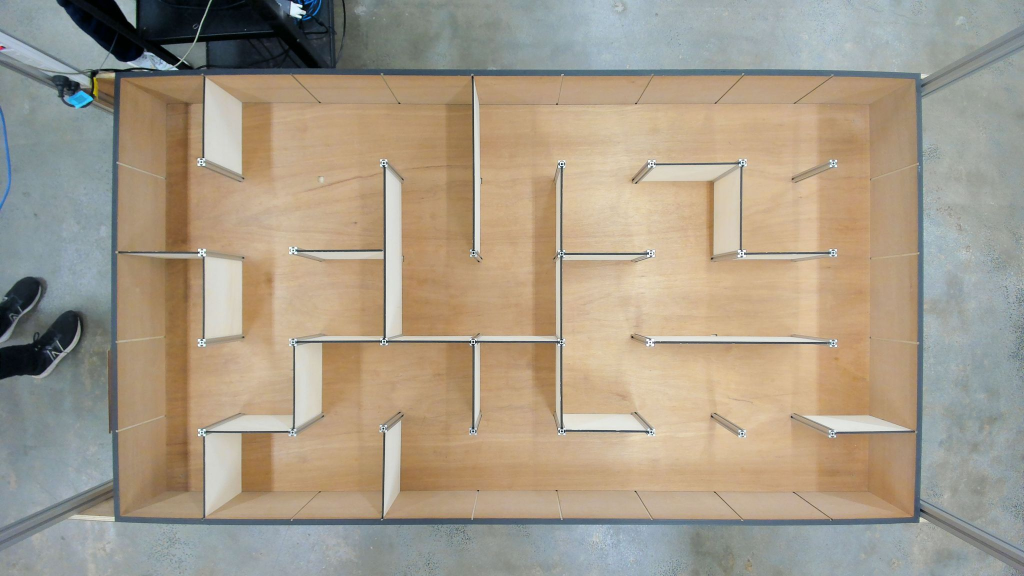
#> input picture PathPlanning/maze_test_on_day.jpg, 2048 x 1152 px (shown at 1/2 size)
$ jupyter execute --allow-errors PathPlanning_maze_completion_tast.ipynb
#> lines starting #> are read from the running program, lines starting #| are printed output that depends on the picture; after the words box and inside, x2 and y2 are one past the last pixel; in counts of white or black regions, pixels touching at a corner belong together
[cell 1]
import cv2
import numpy as np
import random
import math
from matplotlib import pyplot as plt
from collections import deque
import heapq


# General settings
seed = 42
# image_file = "sample_map.png"

# Task 1 - Occupancy map
unsafe_kernel_size = 5
unsafe_iterations = 5


start_coordinate = [4,0]
goal_coordinate = [4,1]
start_heading = 'S'

[cell 2]
class Node:
    def __init__(self, node_id, x, y):
        self.id = node_id
        self.x = x
        self.y = y

    def get_point(self):
        return (self.x,self.y)

    def get_ID(self):
        return self.id

class Graph:
    def __init__(self):
        self.nodes = {}
        self.edges = {}

    def add_node(self, node_id, x, y):
        if node_id not in self.nodes:
            self.nodes[node_id] = Node(node_id,x,y)
            self.edges[node_id] = {}

    def add_edge(self, node_id1, node_id2, weight):
        if node_id1 in self.nodes.keys() and node_id2 in self.nodes.keys():
            self.edges[node_id1][node_id2] = weight
            self.edges[node_id2][node_id1] = weight

    '''
        if node_id1 in self.nodes and node_id2 in self.nodes:
            if node_id1 not in self.edges:
                self.edges[node_id1] = {}
            self.edges[node_id1][node_id2] = weight
            # add edge going the opposite direction as well
            if node_id2 not in self.edges:
                self.edges[node_id2] = {}
            self.edges[node_id2][node_id1] = weight
    '''

    # [6 lines left out: function remove_edge, not called in this run]

    def get_nodes(self):
        return list(self.nodes.keys())

    def get_nodes_val(self):
        return list(self.nodes.values())

    def get_neighbours(self, node_id):
        if node_id in self.edges:
            return list(self.edges[node_id].keys())
        else:
            return []

[cell 3]
img = cv2.imread('maze_test_on_day.jpg') # TODO: Replace with code to load the image
#> img is the input picture: shape (1152, 2048, 3); mean B, G, R 136.5, 154.4, 165.6
imgHSV = cv2.cvtColor(img,cv2.COLOR_BGR2HSV)
#> imgHSV: shape (1152, 2048, 3); mean H, S, V 46.1, 62.3, 172
plt.imshow(img)
plt.show()
# [11 lines of commented-out code are left out]

target_size = (2048, 1152)

# Resize the image
imgHSV = cv2.resize(imgHSV, target_size, interpolation=cv2.INTER_LINEAR)


pts1 = np.float32([[230,150],[1890,150],[230,1040],[1890,1040]]) # four points on the first image
# pts2 = np.float32([[0,0],[1525,0],[0,865],[1525,865]]) # four points on the second image
pts2 = np.float32([[0,0],[1570,0],[0,865],[1570,865]]) # four points on the second image


H = cv2.getPerspectiveTransform(pts1,pts2) # homography matrix
print(H)
cropped_image = cv2.warpPerspective(imgHSV, H, (1525,865))
#> cropped_image: shape (865, 1525, 3); mean H, S, V 19.1, 79.1, 187.9
kernel = cv2.getStructuringElement(cv2.MORPH_RECT, (3, 3))

cropped_image = cv2.dilate(cropped_image,kernel,iterations=4)
#> cropped_image: shape (865, 1525, 3); mean H, S, V 24.8, 88.4, 196.8

plt.imshow(cropped_image)
plt.show()


# imgHSVMasked = cv2.inRange(cropped_image,(6,45,98),(87,255,237))
imgHSVMasked = cv2.inRange(cropped_image,(20,0,0),(168,115,219))
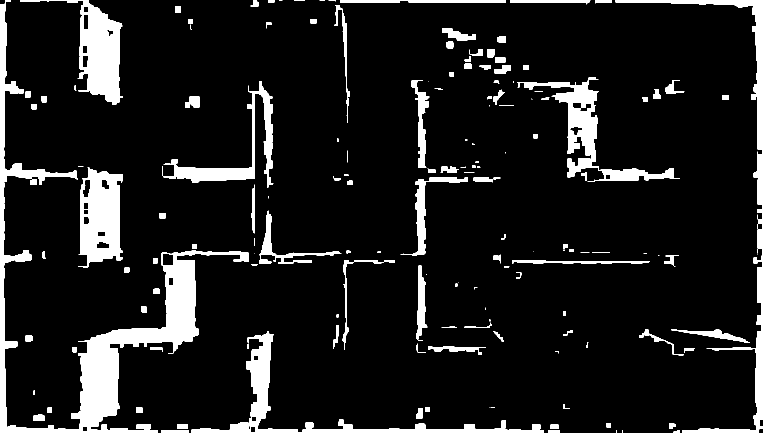
#> imgHSVMasked: shape (865, 1525) (shown at 1/2 size); 10.8% white; 163 white regions (36 under 20 px), largest, box (x1, y1, x2, y2) and area: (0, 0, 498, 865) 41337, (1231, 0, 1525, 865) 13165, (40, 0, 246, 209) 12690

imgHSVFinal = imgHSVMasked.copy()
imgHSVFinal = cv2.cvtColor(imgHSVFinal, cv2.COLOR_GRAY2RGB)  # Convert single channel to BGR
imgHSVFinal = cv2.erode(imgHSVFinal, kernel, iterations=3)
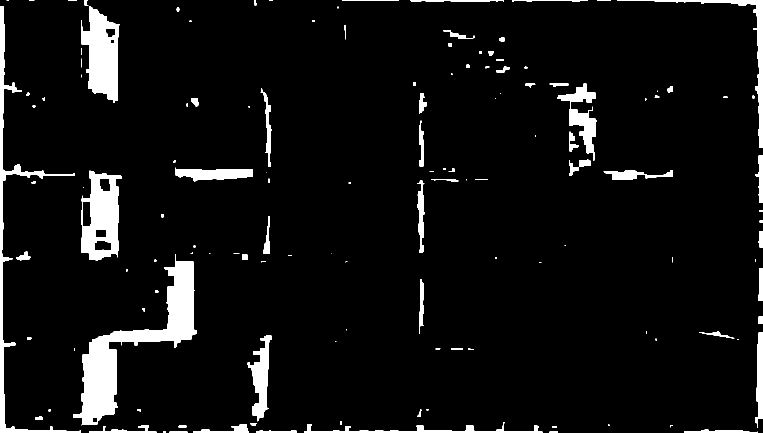
#> imgHSVFinal: shape (865, 1525, 3) (shown at 1/2 size); 6.1% white; 135 white regions (51 under 20 px), largest, box (x1, y1, x2, y2) and area: (146, 508, 394, 851) 20796, (163, 12, 240, 206) 9301, (163, 341, 243, 521) 9088
inverted_image = cv2.bitwise_not(imgHSVFinal)
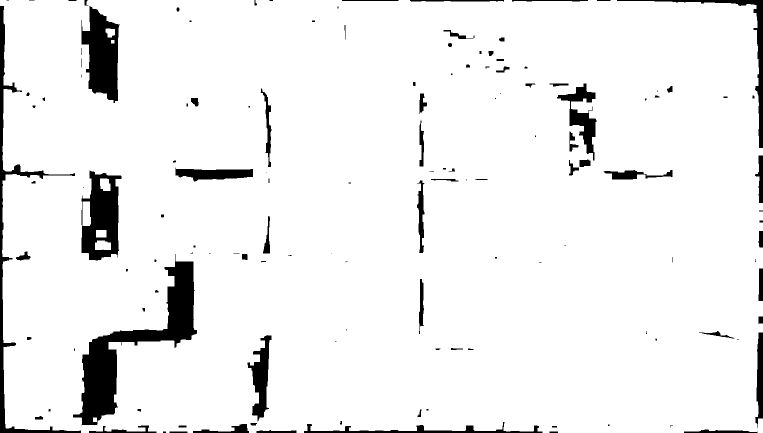
#> inverted_image: shape (865, 1525, 3) (shown at 1/2 size); 93.9% white; 135 black regions (51 under 20 px), largest, box (x1, y1, x2, y2) and area: (146, 508, 394, 851) 20796, (163, 12, 240, 206) 9301, (163, 341, 243, 521) 9088
# inverted_image = cv2.dilate(inverted_image, kernel, iterations=2)
plt.imshow(inverted_image)
plt.show()

[cell 4]
bfs_image = inverted_image.copy()
bfs_graph = Graph()

height,width,_ = bfs_image.shape
#> height = 865; width = 1525
x_step = width//(9)
#> x_step = 169
y_step = height//(5)
#> y_step = 173

# bfs_image = cv2.circle(bfs_image,(300,200),10,(0,255,0),-1)
# bfs_image = cv2.circle(bfs_image,(550,200),10,(0,255,0),-1)

# [5 lines left out: function in_obstacle_bound, not called in this run]


node_id = 0
for row in range(5):
    for col in range(9):
        x = int(((col+0.5)*x_step))
        y = int(((row+0.5)*y_step))

        bfs_graph.add_node((node_id),x,y)
        node_id += 1
#> after the loop, node_id = 45
            #print((x_step//3))


        # bfs_image = cv2.circle(bfs_image,(int(x),int(y)),10,(0,255,0),-1)
        #node_id += 1

'''

'''

node_list = bfs_graph.get_nodes()
#> node_list = 45 values from 0 to 44

#drawing circles
radius = 10
color = (0, 255, 0)  # Green color in BGR
thickness = -1  # Thickness of the circle outline

for i in range(len(node_list)):
    node = node_list[i]
    cv2.circle(bfs_image, (bfs_graph.nodes[node].x, bfs_graph.nodes[node].y), radius, color, thickness)
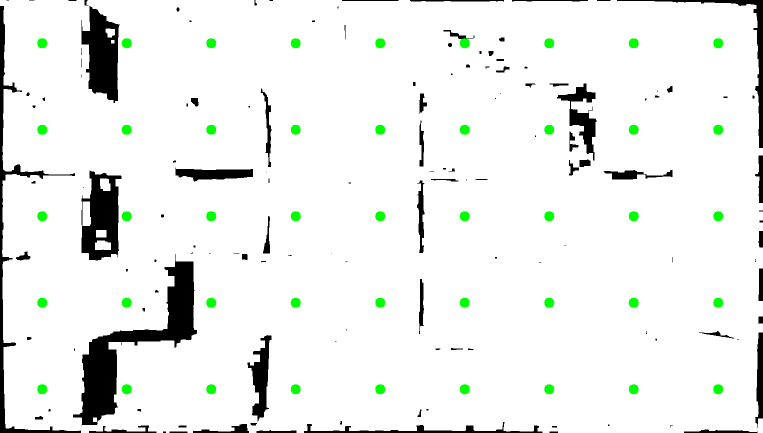
#> bfs_image: shape (865, 1525, 3) (shown at 1/2 size); 1.08% of pixels changed, all inside (x1, y1, x2, y2) = (74, 76, 1447, 789)


nodes_list_first = bfs_graph.get_nodes()
#> nodes_list_first = 45 values from 0 to 44
print(nodes_list_first)
#| [0, 1, 2, 3, 4, 5, 6, 7, 8, 9, 10, 11, 12, 13, 14, 15, 16, 17, 18, 19, 20, 21, 22, 23, 24, 25, 26, 27, 28, 29, 30, 31, 32, 33, 34, 35, 36, 37, 38, 39, 40, 41, 42, 43, 44]
plt.imshow(bfs_image,cmap='gray')
plt.show()

[cell 5]
# [24 lines left out: function path_clear, not called in this run]

def is_close(x1, x2, tol=1.0):
    return abs(x1 - x2) <= tol

[cell 6]
node_list = bfs_graph.get_nodes_val()


def path_clear_r(image, x1, y1, x2, y2):

    # Bresenham's line algorithm
    dx = abs(x2 - x1)
    dy = abs(y2 - y1)
    sx = 1 if x1 < x2 else -1
    sy = 1 if y1 < y2 else -1
    err = dx - dy

    while True:
        # Check if the current pixel is not white
        if np.array_equal(image[y1, x1], [0, 0, 0]):
            return False

        if x1 == x2 and y1 == y2:
            break

        e2 = err * 2
        if e2 > -dy:
            err -= dy
            x1 += sx
        if e2 < dx:
            err += dx
            y1 += sy

    return True


for i in node_list:
    row_nodes = [node for node in node_list if abs(node.y - i.y) < 1]
    row_nodes = sorted(row_nodes, key=lambda node: node.x)
    nodee = [node.id for node in row_nodes]
    #print(nodee)
    ith_index = row_nodes.index(i)
    if (ith_index - 1) >= 0:
        if path_clear_r(bfs_image, i.x, i.y, row_nodes[ith_index - 1].x, row_nodes[ith_index - 1].y):
            bfs_graph.add_edge(i.id, row_nodes[ith_index - 1].id, 1)
    if (ith_index + 1) < len(row_nodes)-1:
        if path_clear_r(bfs_image, i.x, i.y, row_nodes[ith_index + 1].x, row_nodes[ith_index + 1].y):
            bfs_graph.add_edge(i.id, row_nodes[ith_index + 1].id, 1)

    col_nodes = [node for node in node_list if abs(node.x - i.x) < 1]
    col_nodes = sorted(col_nodes, key=lambda node: node.y)
    ith_index = col_nodes.index(i)
    if (ith_index - 1) >= 0:
        if path_clear_r(bfs_image, i.x, i.y, col_nodes[ith_index - 1].x, col_nodes[ith_index - 1].y):
            bfs_graph.add_edge(i.id, col_nodes[ith_index - 1].id, 1)
    if (ith_index + 1) < len(col_nodes)-1:
        if path_clear_r(bfs_image, i.x, i.y, col_nodes[ith_index + 1].x, col_nodes[ith_index + 1].y):
            bfs_graph.add_edge(i.id, col_nodes[ith_index + 1].id, 1)


for key in bfs_graph.edges.keys():
    #print(key)
    for end in bfs_graph.edges[key].keys():
        #print(end)
        node = bfs_graph.nodes[key]
        end_node = bfs_graph.nodes[end]
        cv2.line(bfs_image, (node.x, node.y), (end_node.x, end_node.y), (0, 125, 0), 1)
#> this loop made 45 passes
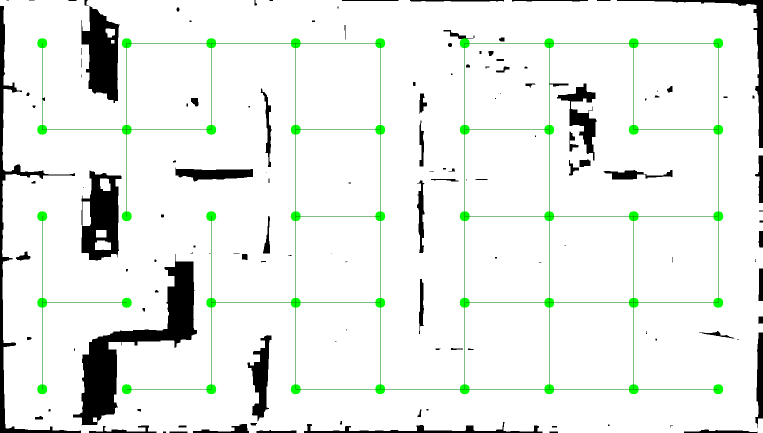
#> bfs_image: shape (865, 1525, 3) (shown at 1/2 size); 0.74% of pixels changed, all inside (x1, y1, x2, y2) = (84, 86, 1437, 779)
#| 760.5


plt.imshow(bfs_image)
plt.show()

[cell 7]
def distance(node, target_x, target_y):
    return math.sqrt((node.x - target_x) ** 2 + (node.y - target_y) ** 2)

def find_closest_node(image, graph, target_x, target_y):
    nodes = graph.get_nodes_val()
    distances = sorted(nodes, key=lambda node: distance(node, target_x, target_y))
#| 36

    return distances[0]

def bfs(graph, start_node_id, end_node_id):

#> called with start_node_id = 36, end_node_id = 37
    queue = deque([start_node_id])
    visited = set()
    parents = {start_node_id: None}

    while queue:
        current_node_id = queue.popleft()

        # Skip this node if we have already visited it
        if current_node_id in visited:
            continue

        # Mark this node as visited
        visited.add(current_node_id)

        # Check if we have reached the end node
        if current_node_id == end_node_id:
            path = []
            while current_node_id is not None:
                path.append(current_node_id)
                current_node_id = parents[current_node_id]
            path.reverse()
            return path

        # Get neighbours of the current node
        neighbours = graph.get_neighbours(current_node_id)

        # Reverse the order of the neighbours to match the spec
        neighbours.reverse()

        # Add neighbours to the queue and set their parent
        for neighbour_id in neighbours:
            if neighbour_id not in visited and neighbour_id not in queue:
                queue.append(neighbour_id)
                parents[neighbour_id] = current_node_id
#> this loop made 4 passes

    # If no path is found, return an empty list
    return []

# Task 3.2: Impliment BFS continued


x = int(((col+0.5)*x_step))
y = int(((row+0.5)*y_step))

start_coordinate_row = (start_coordinate[0]+0.5)*x_step
start_coordinate_column = (start_coordinate[1]+0.5)*y_step

goal_coordinate_row = (goal_coordinate[0]+0.5)*x_step
goal_coordinate_column = (goal_coordinate[1]+0.5)*x_step
print(goal_coordinate_row)

# Run bfs and display the output
# start_node = find_closest_node(bfs_image, bfs_graph, 100, 100)
start_node = find_closest_node(bfs_image, bfs_graph, start_coordinate_column, start_coordinate_row)

print(start_node.id)

# end_node = find_closest_node(bfs_image, bfs_graph, 1500, 800)
end_node = find_closest_node(bfs_image, bfs_graph, goal_coordinate_column, goal_coordinate_row)

#print(end_node.id)

path = bfs(bfs_graph, start_node.id, end_node.id)

length = len(path)
for i in range(length-1):
    x1,y1 = bfs_graph.nodes[path[i]].get_point()
    x2,y2 = bfs_graph.nodes[path[i+1]].get_point()

    cv2.line(bfs_image, (int(x1),int(y1)), (int(x2),int(y2)), (0,0,255),2)


# Display resulting image
print(f"Path: {path}")
#| Path: []
plt.imshow(bfs_image)
plt.show()

$ run again, with PathPlanning/maze2.jpg copied over PathPlanning/maze_test_on_day.jpg
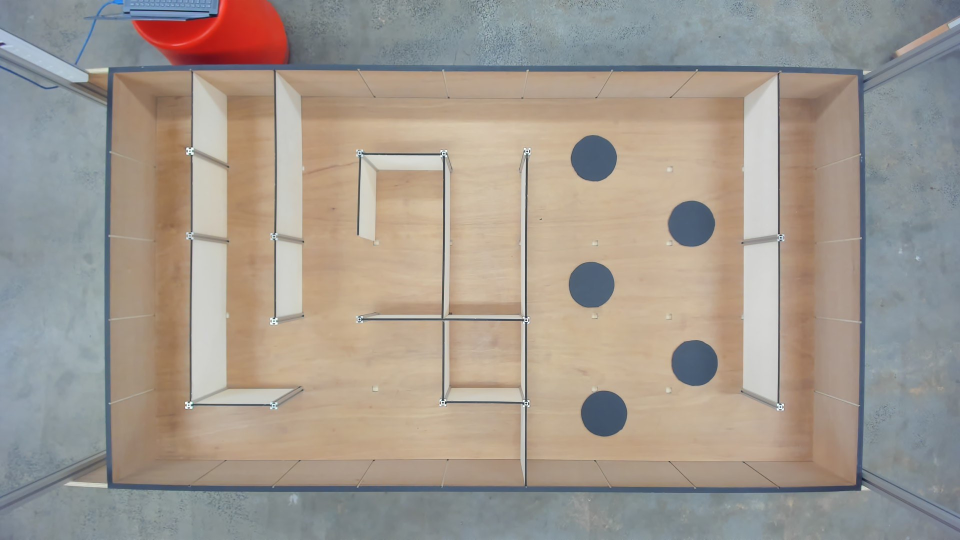
#> input picture PathPlanning/maze2.jpg, 1920 x 1080 px (shown at 1/2 size)
#> img is the input picture: shape (1080, 1920, 3); mean B, G, R 142.9, 152.5, 161.3
#> `imgHSVMasked = cv2.inRange(cropped_image,(20,0,0),(168,115,219))`:
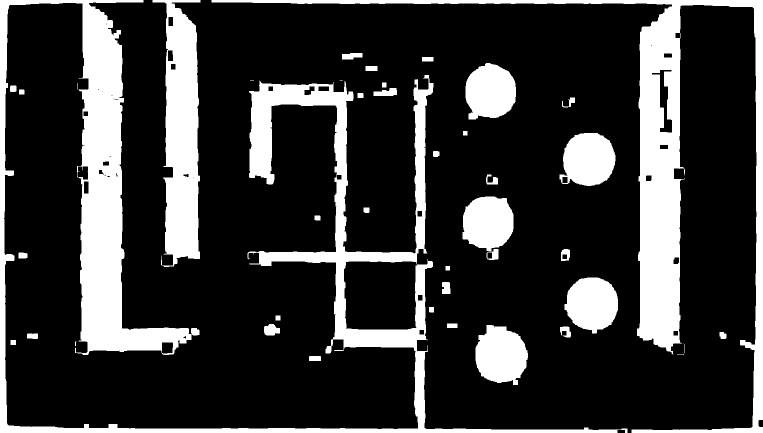
#> imgHSVMasked: shape (865, 1525) (shown at 1/2 size); 21.6% white; 42 white regions (5 under 20 px), largest, box (x1, y1, x2, y2) and area: (0, 0, 1255, 865) 128506, (423, 0, 1525, 865) 73336, (305, 0, 401, 534) 31233
#> inverted_image: shape (865, 1525, 3); 83.1% white; 52 black regions (13 under 20 px), largest, box (x1, y1, x2, y2) and area: (0, 0, 1232, 865) 66564, (426, 0, 1525, 865) 59280, (308, 0, 398, 525) 26334
#| [0, 1, 2, 3, 4, 5, 6, 7, 8, 9, 10, 11, 12, 13, 14, 15, 16, 17, 18, 19, 20, 21, 22, 23, 24, 25, 26, 27, 28, 29, 30, 31, 32, 33, 34, 35, 36, 37, 38, 39, 40, 41, 42, 43, 44]
#> the loop `for key in bfs_graph.edges.keys():` made 45 passes
#> after the loop `for key in bfs_graph.edges.keys():`:
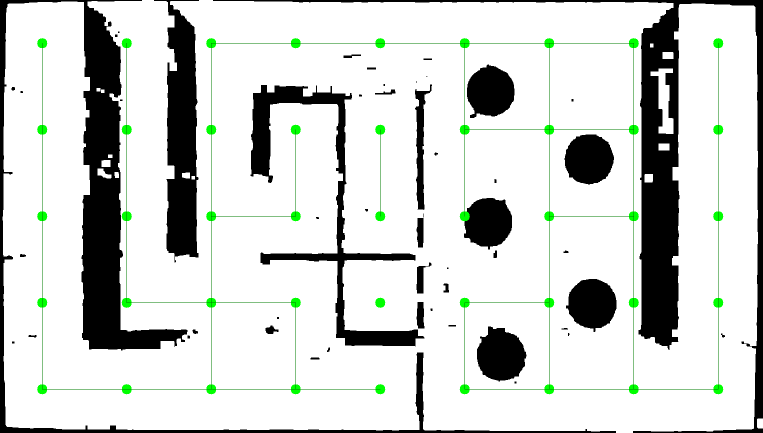
#> bfs_image: shape (865, 1525, 3) (shown at 1/2 size); mean B, G, R 207.7, 211, 207.7
#| 760.5
#| 36
#> the loop in bfs, `while queue:` made 3 passes
#| Path: [36, 37]
#| lf
